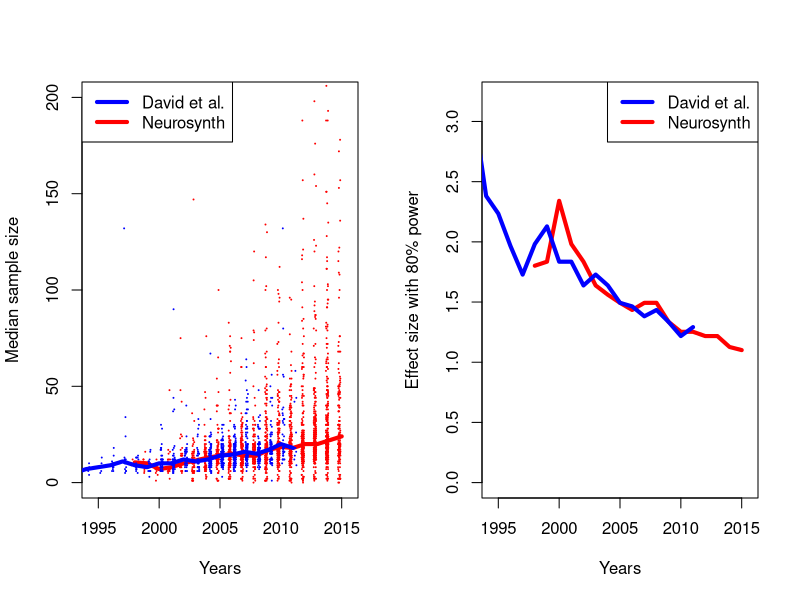

Reproduce this figure in R.
# code to create figure 1 from Poldrack et al., Nature Reviews Neuroscience

library(dplyr)

tal_data=read.table('tal_data.txt',col.names=c('year','n'))
david_data=read.table('david_data.txt',col.names=c('year','n'))
# drop years with small samples
david_data=david_data[david_data$year<2015,]
tal_data=tal_data[tal_data$year>1997,]
library(pwr)


# compute effect size at 80% power for each sample size, using 
# the uncorrected p thresh specified below

pthresh=0.005

tal_power=data.frame(year=NA,n=NA)
for (i in 1:nrow(tal_data)) {
  if (tal_data[i,2]>2) {
    p=pwr.t.test(n=tal_data[i,2],sig.level=pthresh,power=0.8)
    tal_power[i,]=c(tal_data[i,1],p$d)
  }
}


david_power=data.frame(year=NA,n=NA)
for (i in 1:nrow(david_data)) {
  if (david_data[i,2]>2) {
    p=pwr.t.test(n=david_data[i,2],sig.level=pthresh,power=0.8)
    david_power[i,]=c(david_data[i,1],p$d)
  }
}


tal_data_by_year=group_by(tal_data,year)
tal_data_medians=summarize(tal_data_by_year,medians=median(n))
david_data_by_year=group_by(david_data,year)
david_data_medians=summarize(david_data_by_year,medians=median(n))
tal_power_by_year=group_by(tal_power,year)
tal_power_medians=summarize(tal_power_by_year,medians=median(n))
david_power_by_year=group_by(david_power,year)
david_power_medians=summarize(david_power_by_year,medians=median(n))

# David only has one data point beyond 2011; drop 2012 and beyond
david_data_medians=david_data_medians[david_data_medians$year<=2012,]
david_power_medians=david_power_medians[david_power_medians$year<=2012,]

years=c(1995,2015)+c(-1,1)/2
cex_points=0.2
rand_jitter=0.2
offset=0.1
par(mfrow=c(1,2))
plot(tal_data_medians,type='l',col='red',xlim=years,ylim=c(0,200),xlab='Years',
     ylab='Median sample size',lwd=4)
points(tal_data$year-offset-rand_jitter*runif(dim(tal_data)[1]),tal_data$n,pch=20,cex=cex_points,col='red')
lines(david_data_medians,type='l',col='blue',xlim=years,ylim=c(0,200),xlab='Years',
     ylab='Median sample size',lwd=4)
points(david_data$year+offset+rand_jitter*runif(dim(david_data)[1]),david_data$n,pch=20,col='blue',cex=cex_points)
legend('topleft',legend=c('David et al.','Neurosynth'),col=c('blue','red'),lwd=c(4,4))

plot(tal_power_medians,type='l',xlim=years,ylim=c(0,3.2),xlab='Years',
     ylab='Effect size with 80% power',col='red',lwd=4)
lines(david_power_medians,col='blue',lwd=4)
legend('topright',legend=c('David et al.','Neurosynth'),col=c('blue','red'),lwd=c(4,4))
dev.copy2pdf(file='power_and_effectsize.pdf',width=16,height=6)
